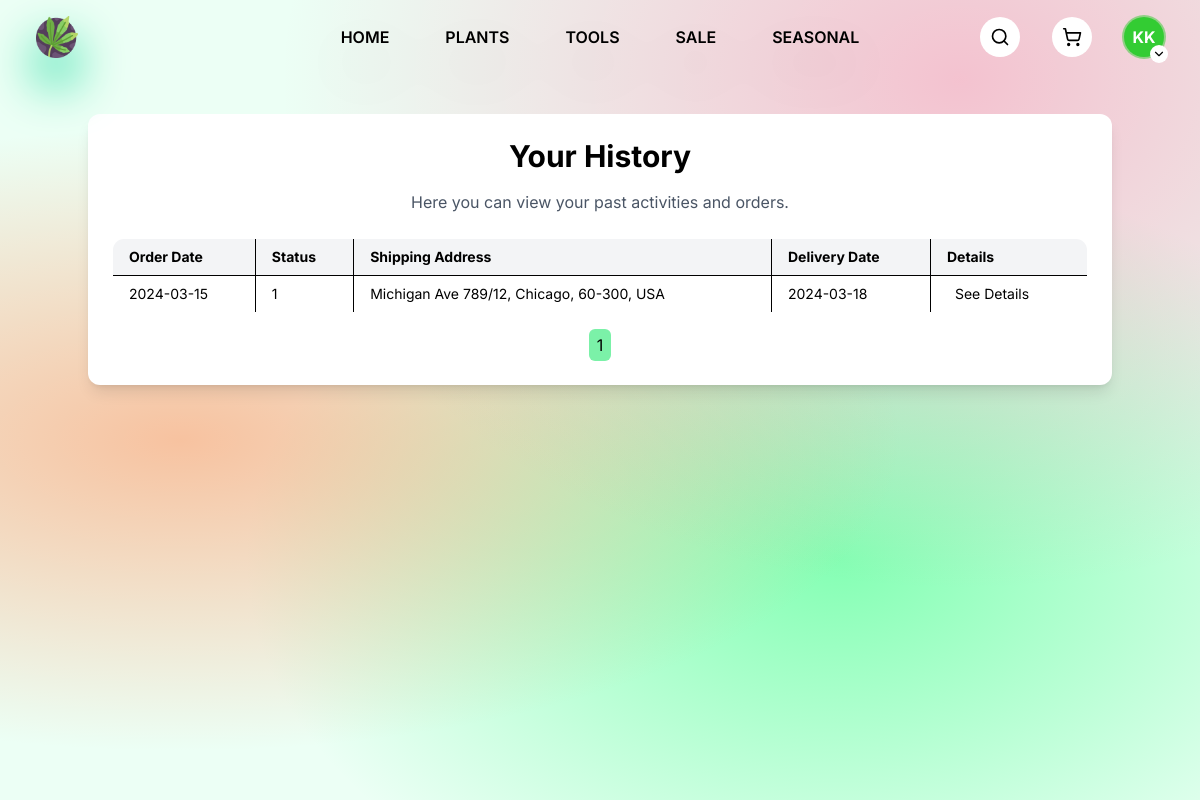
The app's page /pages/history/index.php?type=list&page=1 (signed in) with its own data.
### tables this page shows
CREATE TABLE orders (
  order_id         INT     PRIMARY KEY AUTO_INCREMENT,
  user_id          INT     NOT NULL,
  order_address_id INT     NOT NULL,
  delivered        BOOLEAN NOT NULL    DEFAULT FALSE,
  order_date       DATE    NOT NULL,
  delivery_date    DATE        NULL,

  FOREIGN KEY (user_id) REFERENCES users(user_id) ON DELETE CASCADE,
  FOREIGN KEY (order_address_id) REFERENCES order_addresses(order_address_id) ON DELETE CASCADE
);

CREATE TABLE order_addresses (
  order_address_id INT          PRIMARY KEY AUTO_INCREMENT,
  country          VARCHAR(100) NOT NULL,
  city             VARCHAR(100) NOT NULL,
  street           VARCHAR(100) NOT NULL,
  building_number  VARCHAR(10)  NOT NULL,
  apartment_number VARCHAR(10)      NULL,
   
  postal_code      CHAR(6)      NOT NULL
);

### pages/history/index.php (the view, shortened to what this page needs)
<?php
require_once __DIR__ . '/../../php/db.php';
$user = null;
if (isset($_SESSION['user_id'])) {
    $user_id = $_SESSION['user_id'];
    $stmt = $db_o->prepare("SELECT * FROM users WHERE user_id = ?");
    $stmt->bind_param("i", $user_id);
    $stmt->execute();
    $result = $stmt->get_result();
    if ($result->num_rows > 0) {
        $user = $result->fetch_assoc();
    }
}
if (isset($_GET['page']) && is_numeric($_GET['page'])) {
    $pg = (int)$_GET['page'];
    $offset = ($pg - 1) * 10;
} else {
    $pg = 1;
}
$stmt = $db_o->prepare('SELECT orders.order_date, orders.delivered, order_addresses.street, order_addresses.building_number, order_addresses.apartment_number, order_addresses.city, order_addresses.postal_code, order_addresses.country, IF(orders.delivery_date IS NOT NULL, orders.delivery_date, "On The Way") as "status_dostawy", orders.order_id from orders inner join order_addresses on orders.order_address_id = order_addresses.order_address_id WHERE orders.user_id = ? ORDER BY orders.order_date DESC LIMIT 10 OFFSET ?');
$stmt->bind_param('ii', $user['user_id'], $offset);
$stmt->execute();
$result = $stmt->get_result();
?>
<!DOCTYPE html>
<html lang="en">
<head>
    <link rel="stylesheet" href="./styles.css" />
    <script src="https://unpkg.com/@tailwindcss/browser@4.1.7"></script>
</head>
<body class="font-[Inter]">
    <div class="relative h-dvh">
        <div class="primary-radial-background absolute inset-0 -z-[1]"></div>
        <nav class="px-[3vw] py-4 grid place-items-center grid-cols-3">
            <div class="justify-self-start">
                <a href="../home/index.php" class="drop-shadow-2xl drop-shadow-emerald-400 transition duration-200 hover:drop-shadow-lime-400">
                    <img src="../../public/images/icon.png" alt="growzone icon" width="42" />
                </a>
            </div>
            <div class="justify-self-center flex gap-10 font-semibold uppercase drop-shadow-2xl">
                <a href="../home/index.php" class="hover:text-white transition-colors rounded-lg hover:bg-black px-2 py-1">Home</a>
                <a href="../search/index.php" class="hover:text-white transition-colors rounded-lg hover:bg-black px-2 py-1">Plants</a>
                <a href="../search/index.php" class="hover:text-white transition-colors rounded-lg hover:bg-black px-2 py-1">Tools</a>
                <a href="../search/index.php" class="hover:text-white transition-colors rounded-lg hover:bg-black px-2 py-1">Sale</a>
                <a href="../search/index.php" class="hover:text-white transition-colors rounded-lg hover:bg-black px-2 py-1">Seasonal</a>
            </div>
            <div class="justify-self-end flex gap-8">
                <a href="../search/index.php" class="size-10 p-2.5 grid place-items-center bg-white rounded-full cursor-pointer transition hover:bg-black hover:*:stroke-white">
                    <i data-lucide="search" class="size-full transition"></i>
                </a>
                <a href="../cart/index.php" class="size-10 p-2.5 grid place-items-center bg-white rounded-full cursor-pointer transition hover:bg-black hover:*:stroke-white">
                    <i data-lucide="shopping-cart" class="size-full transition"></i>
                </a>
                <div class="relative group">
                    <button class="size-10 cursor-pointer relative">
                        <span class="avatar [--primary:var(--color-neutral-300)] bg-[var(--primary)] ring-2 ring-[var(--primary)]/50 animate-pulse font-bold text-white size-full rounded-full grid place-items-center" data-first-name="<?= htmlspecialchars($user['first_name']) ?>" data-last-name="<?= htmlspecialchars($user['last_name']) ?>">-</span>
                        <div class="absolute bg-white p-0.5 rounded-full grid place-items-center -bottom-1.5 -right-1">
                            <i data-lucide="chevron-down" class="size-[14px]"></i>
                        </div>
                    </button>
                </div>
            </div>
        </nav>
    <?php if($result->num_rows == 0) : ?>
        <div class="flex justify-center items-center mt-10 px-4">
            <div class="bg-white rounded-xl shadow-lg p-6 w-full max-w-5xl">
                <h1 class="text-3xl font-bold text-center mb-4">Your History</h1>
                <p class="text-center text-gray-600 mb-6">You have no orders.</p>
            </div>
        </div>
    <?php elseif(isset($_GET['type']) && $_GET['type'] == 'list' && $result->num_rows > 0) : ?>
    <div class="flex justify-center items-center mt-10 px-4">
        <div class="bg-white rounded-xl shadow-lg p-6 w-full max-w-5xl">
            <h1 class="text-3xl font-bold text-center mb-4">Your History</h1>
            <p class="text-center text-gray-600 mb-6">Here you can view your past activities and orders.</p>
            <div class="overflow-x-auto">
                <table class="table-auto w-full border border-neutral-700 text-sm text-left rounded-xl overflow-hidden">
                    <thead class="bg-gray-100">
                        <tr>
                            <th class="border border-black px-4 py-2">Order Date</th>
                            <th class="border border-black px-4 py-2">Status</th>
                            <th class="border border-black px-4 py-2">Shipping Address</th>
                            <th class="border border-black px-4 py-2">Delivery Date</th>
                            <th class="border border-black px-4 py-2">Details</th>
                        </tr>
                    </thead>
                    <tbody>
                        <?php
                        while ($row = $result->fetch_row()) {
                            echo '<tr>';
                            echo '<td class="border border-black px-4 py-2">' . htmlspecialchars($row[0]) . '</td>';
                            echo '<td class="border border-black px-4 py-2">' . htmlspecialchars($row[1]) . '</td>';
                            echo '<td class="border border-black px-4 py-2">' .
                                htmlspecialchars($row[2]) . ' ' . htmlspecialchars($row[3]) .
                                (isset($row[4]) ? '/' . htmlspecialchars($row[4]) : '') . ', ' .
                                htmlspecialchars($row[5]) . ', ' . htmlspecialchars($row[6]) . ', ' . htmlspecialchars($row[7]) .
                                '</td>';
                            echo '<td class="border border-black px-4 py-2">' . htmlspecialchars($row[8]) . '</td>';
                            echo '<td class="border border-black px-4 py-2"><a href="index.php?type=details&dtid=' . $row[9] . '" class="hover:text-black transition-colors rounded-lg hover:bg-gray-200 px-2 py-1">See Details</a></td>';
                            echo '</tr>';
                        }
                        ?>
                    </tbody>
                </table>
            </div>
            <div class="mt-4 flex justify-center">
                <?php
                $stmt = $db_o->prepare('SELECT COUNT(*) FROM orders WHERE user_id = ?');
                $stmt->bind_param('i', $user['user_id']);
                $stmt->execute();
                $count_result = $stmt->get_result();
                $total_orders = $count_result->fetch_row()[0];
                $total_pages = ceil($total_orders / 10);
                for ($i = 1; $i <= $total_pages; $i++) {
                    if ($i == $pg) {
                        echo '<span class="px-2 py-1 bg-green-300 rounded-md">' . $i . '</span> ';
                    } else {
                        echo '<a href="index.php?type=list&page=' . $i . '" class="px-2 py-1 bg-gray-200 rounded-md hover:bg-gray-300 transition">' . $i . '</a> ';
                    }
                }
                ?>
            </div>
        </div>
    <?php endif; ?>
</body>
</html>

### pages/history/styles.css (style rules this page uses)
.primary-radial-background { background: hsl(150 100% 96.2%); background-image: radial-gradient( at 80% 10%, hsla(341 100% 70.2% / 0.4) 0, transparent 50% ), radial-gradient(at 15% 55%, hsla(20 100% 70.2% / 0.6) 0, transparent 50%), radial-gradient(at 70% 70%, hsla(143 100% 70.2% / 0.78) 0, transparent 50%); }

### records on screen
orders: order_date "2024-03-15", delivered "1", order_address.street "Michigan Ave", order_address.building_number "789", order_address.apartment_number "12", order_address.city "Chicago", order_address.postal_code "60-300", order_address.country "USA", row "2024-03-18"
